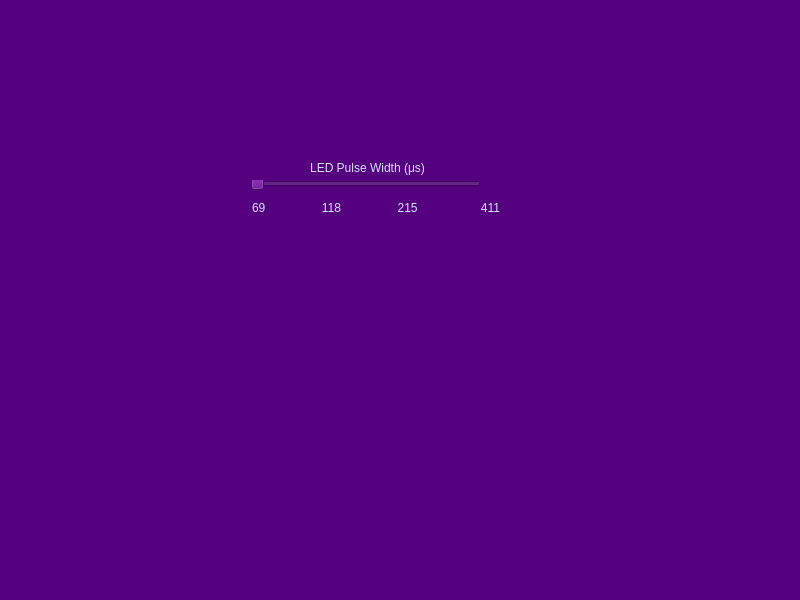
<?xml version="1.0" encoding="UTF-8"?>
<ui version="4.0">
 <class>MainWindow</class>
 <widget class="QMainWindow" name="MainWindow">
  <property name="geometry">
   <rect>
    <x>0</x>
    <y>0</y>
    <width>800</width>
    <height>600</height>
   </rect>
  </property>
  <property name="windowTitle">
   <string>MainWindow</string>
  </property>
  <property name="styleSheet">
   <string notr="true">background-color: rgb(85, 0, 127);</string>
  </property>
  <widget class="QWidget" name="centralwidget">
   <widget class="QSlider" name="horizontalSlider">
    <property name="enabled">
     <bool>true</bool>
    </property>
    <property name="geometry">
     <rect>
      <x>250</x>
      <y>180</y>
      <width>231</width>
      <height>16</height>
     </rect>
    </property>
    <property name="cursor">
     <cursorShape>PointingHandCursor</cursorShape>
    </property>
    <property name="mouseTracking">
     <bool>false</bool>
    </property>
    <property name="tabletTracking">
     <bool>false</bool>
    </property>
    <property name="styleSheet">
     <string notr="true"/>
    </property>
    <property name="minimum">
     <number>1</number>
    </property>
    <property name="maximum">
     <number>4</number>
    </property>
    <property name="orientation">
     <enum>Qt::Horizontal</enum>
    </property>
    <property name="invertedAppearance">
     <bool>false</bool>
    </property>
    <property name="tickPosition">
     <enum>QSlider::TicksBelow</enum>
    </property>
    <property name="tickInterval">
     <number>10</number>
    </property>
   </widget>
   <widget class="QLabel" name="label_LED_pulse_width">
    <property name="geometry">
     <rect>
      <x>272</x>
      <y>160</y>
      <width>191</width>
      <height>16</height>
     </rect>
    </property>
    <property name="styleSheet">
     <string notr="true">color: rgb(212, 228, 255);
font: 9pt &quot;Adobe Heiti Std&quot;;</string>
    </property>
    <property name="text">
     <string>LED Pulse Width (μs)</string>
    </property>
    <property name="alignment">
     <set>Qt::AlignCenter</set>
    </property>
   </widget>
   <widget class="QLabel" name="label_3">
    <property name="geometry">
     <rect>
      <x>252</x>
      <y>200</y>
      <width>281</width>
      <height>16</height>
     </rect>
    </property>
    <property name="mouseTracking">
     <bool>false</bool>
    </property>
    <property name="styleSheet">
     <string notr="true">color: rgb(212, 228, 255);
font: 8pt &quot;Adobe Heiti Std&quot;;</string>
    </property>
    <property name="text">
     <string>69                 118                 215                   411 </string>
    </property>
   </widget>
  </widget>
  <widget class="QMenuBar" name="menubar">
   <property name="geometry">
    <rect>
     <x>0</x>
     <y>0</y>
     <width>800</width>
     <height>26</height>
    </rect>
   </property>
  </widget>
  <widget class="QStatusBar" name="statusbar"/>
 </widget>
 <resources/>
 <connections/>
</ui>
